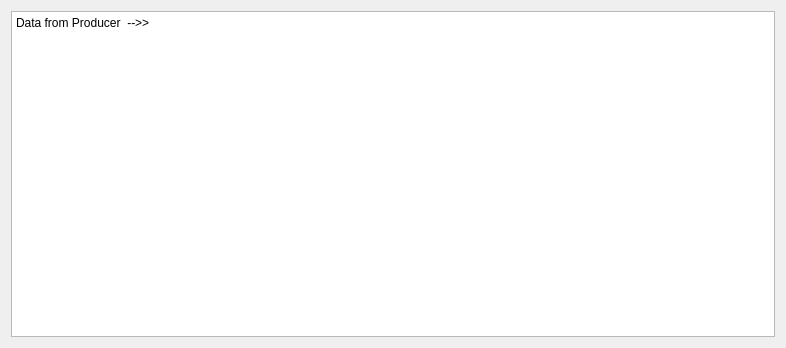
<?xml version="1.0" encoding="UTF-8"?>
<ui version="4.0">
 <class>Widget</class>
 <widget class="QWidget" name="Widget">
  <property name="geometry">
   <rect>
    <x>0</x>
    <y>0</y>
    <width>786</width>
    <height>348</height>
   </rect>
  </property>
  <property name="windowTitle">
   <string>Widget</string>
  </property>
  <layout class="QHBoxLayout" name="horizontalLayout">
   <item>
    <layout class="QVBoxLayout" name="verticalLayout"/>
   </item>
   <item>
    <layout class="QVBoxLayout" name="verticalLayout_2">
     <item>
      <widget class="QTextEdit" name="textEdit">
       <property name="sizePolicy">
        <sizepolicy hsizetype="Minimum" vsizetype="Expanding">
         <horstretch>0</horstretch>
         <verstretch>0</verstretch>
        </sizepolicy>
       </property>
       <property name="html">
        <string>&lt;!DOCTYPE HTML PUBLIC &quot;-//W3C//DTD HTML 4.0//EN&quot; &quot;http://www.w3.org/TR/REC-html40/strict.dtd&quot;&gt;
&lt;html&gt;&lt;head&gt;&lt;meta name=&quot;qrichtext&quot; content=&quot;1&quot; /&gt;&lt;meta charset=&quot;utf-8&quot; /&gt;&lt;style type=&quot;text/css&quot;&gt;
p, li { white-space: pre-wrap; }
hr { height: 1px; border-width: 0; }
li.unchecked::marker { content: &quot;\2610&quot;; }
li.checked::marker { content: &quot;\2612&quot;; }
&lt;/style&gt;&lt;/head&gt;&lt;body style=&quot; font-family:'Segoe UI'; font-size:9pt; font-weight:400; font-style:normal;&quot;&gt;
&lt;p style=&quot; margin-top:0px; margin-bottom:0px; margin-left:0px; margin-right:0px; -qt-block-indent:0; text-indent:0px;&quot;&gt;Data from Producer  --&amp;gt;&amp;gt;&lt;/p&gt;&lt;/body&gt;&lt;/html&gt;</string>
       </property>
      </widget>
     </item>
    </layout>
   </item>
  </layout>
 </widget>
 <resources/>
 <connections/>
</ui>
